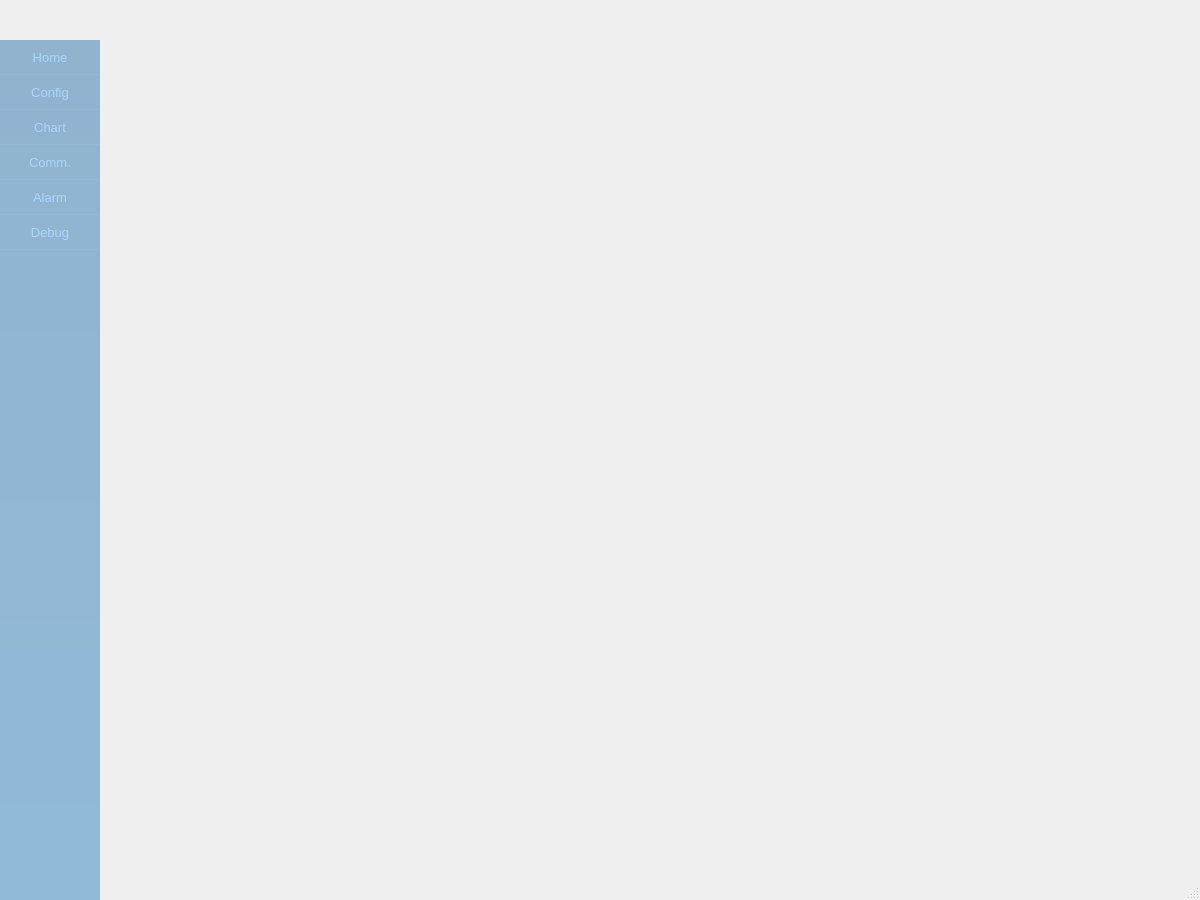
<?xml version="1.0" encoding="UTF-8"?>
<ui version="4.0">
 <class>UIDemo6</class>
 <widget class="QDialog" name="UIDemo6">
  <property name="geometry">
   <rect>
    <x>0</x>
    <y>0</y>
    <width>1200</width>
    <height>900</height>
   </rect>
  </property>
  <property name="minimumSize">
   <size>
    <width>0</width>
    <height>0</height>
   </size>
  </property>
  <property name="windowTitle">
   <string>Dialog</string>
  </property>
  <property name="sizeGripEnabled">
   <bool>true</bool>
  </property>
  <layout class="QVBoxLayout" name="verticalLayout">
   <property name="spacing">
    <number>0</number>
   </property>
   <property name="leftMargin">
    <number>0</number>
   </property>
   <property name="topMargin">
    <number>0</number>
   </property>
   <property name="rightMargin">
    <number>0</number>
   </property>
   <property name="bottomMargin">
    <number>0</number>
   </property>
   <item>
    <widget class="QWidget" name="widgetTitle" native="true">
     <property name="sizePolicy">
      <sizepolicy hsizetype="Preferred" vsizetype="Fixed">
       <horstretch>0</horstretch>
       <verstretch>0</verstretch>
      </sizepolicy>
     </property>
     <property name="minimumSize">
      <size>
       <width>0</width>
       <height>40</height>
      </size>
     </property>
     <property name="styleSheet">
      <string notr="true">QWidget#widgetTitle{
background:qlineargradient(spread:pad,x1:0,y1:0,x2:1,y2:0,stop:1 #0973AB,stop:0 #FFFFFF);
}
QWidget#widgetTitle&gt;QLabel{
color:#ABD6FF;
}
QLabel#labTitle{
font:14px;
}
QLabel#labInfo{
font:12px;
}
QFrame#line{
color:#ABD6FF;
}
QToolButton::menu-indicator{
image:None;
}</string>
     </property>
     <layout class="QHBoxLayout" name="horizontalLayout_2">
      <property name="spacing">
       <number>9</number>
      </property>
      <property name="leftMargin">
       <number>6</number>
      </property>
      <property name="topMargin">
       <number>0</number>
      </property>
      <property name="rightMargin">
       <number>0</number>
      </property>
      <property name="bottomMargin">
       <number>0</number>
      </property>
      <item>
       <widget class="QLabel" name="labIco">
        <property name="sizePolicy">
         <sizepolicy hsizetype="Minimum" vsizetype="Preferred">
          <horstretch>0</horstretch>
          <verstretch>0</verstretch>
         </sizepolicy>
        </property>
        <property name="minimumSize">
         <size>
          <width>0</width>
          <height>0</height>
         </size>
        </property>
        <property name="styleSheet">
         <string notr="true"/>
        </property>
        <property name="text">
         <string/>
        </property>
        <property name="pixmap">
         <pixmap resource="../resource/main.qrc">:/image/logo.jpg</pixmap>
        </property>
        <property name="scaledContents">
         <bool>false</bool>
        </property>
        <property name="alignment">
         <set>Qt::AlignCenter</set>
        </property>
       </widget>
      </item>
      <item>
       <widget class="QLabel" name="labTitle">
        <property name="sizePolicy">
         <sizepolicy hsizetype="Expanding" vsizetype="Preferred">
          <horstretch>0</horstretch>
          <verstretch>0</verstretch>
         </sizepolicy>
        </property>
        <property name="styleSheet">
         <string notr="true">color:black;</string>
        </property>
        <property name="text">
         <string/>
        </property>
        <property name="alignment">
         <set>Qt::AlignLeading|Qt::AlignLeft|Qt::AlignVCenter</set>
        </property>
       </widget>
      </item>
      <item>
       <widget class="RunningLoggerWidget" name="runningLoggerWidget" native="true">
        <property name="minimumSize">
         <size>
          <width>500</width>
          <height>0</height>
         </size>
        </property>
        <property name="maximumSize">
         <size>
          <width>500</width>
          <height>16777215</height>
         </size>
        </property>
       </widget>
      </item>
      <item>
       <spacer name="horizontalSpacer">
        <property name="orientation">
         <enum>Qt::Horizontal</enum>
        </property>
        <property name="sizeType">
         <enum>QSizePolicy::Fixed</enum>
        </property>
        <property name="sizeHint" stdset="0">
         <size>
          <width>20</width>
          <height>20</height>
         </size>
        </property>
       </spacer>
      </item>
      <item>
       <widget class="UserAccountLabel" name="useraccountLab"/>
      </item>
      <item>
       <widget class="QWidget" name="widgetMenu" native="true">
        <property name="sizePolicy">
         <sizepolicy hsizetype="Minimum" vsizetype="Preferred">
          <horstretch>0</horstretch>
          <verstretch>0</verstretch>
         </sizepolicy>
        </property>
        <property name="styleSheet">
         <string notr="true">QToolButton,QPushButton{
border:0px solid #FF0000;
}
QToolButton:hover,QPushButton:hover,QToolButton:pressed,QPushButton:pressed{
background:#067DB8;
}</string>
        </property>
        <layout class="QHBoxLayout" name="horizontalLayout">
         <property name="spacing">
          <number>0</number>
         </property>
         <property name="leftMargin">
          <number>0</number>
         </property>
         <property name="topMargin">
          <number>0</number>
         </property>
         <property name="rightMargin">
          <number>0</number>
         </property>
         <property name="bottomMargin">
          <number>0</number>
         </property>
         <item>
          <widget class="QToolButton" name="btnMenu">
           <property name="sizePolicy">
            <sizepolicy hsizetype="Fixed" vsizetype="Expanding">
             <horstretch>0</horstretch>
             <verstretch>0</verstretch>
            </sizepolicy>
           </property>
           <property name="minimumSize">
            <size>
             <width>35</width>
             <height>0</height>
            </size>
           </property>
           <property name="maximumSize">
            <size>
             <width>35</width>
             <height>16777215</height>
            </size>
           </property>
           <property name="focusPolicy">
            <enum>Qt::NoFocus</enum>
           </property>
           <property name="styleSheet">
            <string notr="true"/>
           </property>
           <property name="text">
            <string/>
           </property>
           <property name="icon">
            <iconset resource="../resource/main.qrc">
             <normaloff>:/image/titlemenu.png</normaloff>:/image/titlemenu.png</iconset>
           </property>
           <property name="autoRepeat">
            <bool>false</bool>
           </property>
           <property name="popupMode">
            <enum>QToolButton::InstantPopup</enum>
           </property>
          </widget>
         </item>
         <item>
          <widget class="QPushButton" name="btnMenu_Min">
           <property name="sizePolicy">
            <sizepolicy hsizetype="Minimum" vsizetype="Expanding">
             <horstretch>0</horstretch>
             <verstretch>0</verstretch>
            </sizepolicy>
           </property>
           <property name="minimumSize">
            <size>
             <width>35</width>
             <height>0</height>
            </size>
           </property>
           <property name="maximumSize">
            <size>
             <width>35</width>
             <height>16777215</height>
            </size>
           </property>
           <property name="cursor">
            <cursorShape>ArrowCursor</cursorShape>
           </property>
           <property name="focusPolicy">
            <enum>Qt::NoFocus</enum>
           </property>
           <property name="toolTip">
            <string>最小化</string>
           </property>
           <property name="text">
            <string/>
           </property>
           <property name="icon">
            <iconset resource="../resource/main.qrc">
             <normaloff>:/image/titlemini.png</normaloff>:/image/titlemini.png</iconset>
           </property>
           <property name="flat">
            <bool>true</bool>
           </property>
          </widget>
         </item>
         <item>
          <widget class="QPushButton" name="btnMenu_Max">
           <property name="sizePolicy">
            <sizepolicy hsizetype="Fixed" vsizetype="Expanding">
             <horstretch>0</horstretch>
             <verstretch>0</verstretch>
            </sizepolicy>
           </property>
           <property name="minimumSize">
            <size>
             <width>35</width>
             <height>0</height>
            </size>
           </property>
           <property name="maximumSize">
            <size>
             <width>35</width>
             <height>16777215</height>
            </size>
           </property>
           <property name="cursor">
            <cursorShape>ArrowCursor</cursorShape>
           </property>
           <property name="focusPolicy">
            <enum>Qt::NoFocus</enum>
           </property>
           <property name="toolTip">
            <string>最大化</string>
           </property>
           <property name="text">
            <string/>
           </property>
           <property name="icon">
            <iconset resource="../resource/main.qrc">
             <normaloff>:/image/titlemax.png</normaloff>:/image/titlemax.png</iconset>
           </property>
           <property name="flat">
            <bool>true</bool>
           </property>
          </widget>
         </item>
         <item>
          <widget class="QPushButton" name="btnMenu_Close">
           <property name="sizePolicy">
            <sizepolicy hsizetype="Fixed" vsizetype="Expanding">
             <horstretch>0</horstretch>
             <verstretch>0</verstretch>
            </sizepolicy>
           </property>
           <property name="minimumSize">
            <size>
             <width>35</width>
             <height>0</height>
            </size>
           </property>
           <property name="maximumSize">
            <size>
             <width>35</width>
             <height>16777215</height>
            </size>
           </property>
           <property name="cursor">
            <cursorShape>ArrowCursor</cursorShape>
           </property>
           <property name="focusPolicy">
            <enum>Qt::NoFocus</enum>
           </property>
           <property name="toolTip">
            <string>关闭</string>
           </property>
           <property name="text">
            <string/>
           </property>
           <property name="icon">
            <iconset resource="../resource/main.qrc">
             <normaloff>:/image/titleclose.png</normaloff>:/image/titleclose.png</iconset>
           </property>
           <property name="flat">
            <bool>true</bool>
           </property>
          </widget>
         </item>
        </layout>
       </widget>
      </item>
     </layout>
    </widget>
   </item>
   <item>
    <widget class="QWidget" name="widgetMain" native="true">
     <property name="styleSheet">
      <string notr="true">QWidget#widgetMain{
border-image: url(:/image/bj.png);
}</string>
     </property>
     <layout class="QHBoxLayout" name="horizontalLayout_3">
      <property name="spacing">
       <number>0</number>
      </property>
      <property name="leftMargin">
       <number>0</number>
      </property>
      <property name="topMargin">
       <number>0</number>
      </property>
      <property name="rightMargin">
       <number>0</number>
      </property>
      <property name="bottomMargin">
       <number>0</number>
      </property>
      <item>
       <widget class="QWidget" name="widgetLeft" native="true">
        <property name="minimumSize">
         <size>
          <width>100</width>
          <height>0</height>
         </size>
        </property>
        <property name="maximumSize">
         <size>
          <width>100</width>
          <height>16777215</height>
         </size>
        </property>
        <property name="styleSheet">
         <string notr="true">QWidget#widgetLeft{
background:qlineargradient(spread:pad,x1:0,y1:0,x2:0,y2:1,stop:0 rgba(1,86,155,100),stop:1 rgba(1,104,183,100));
}
QToolButton{
font:13px;
color:#ABD6FF;
border-style:solid;
border-width:0px 0px 1px 0px;
border-color:rgba(171,214,255,30);
padding:8px;
}
QToolButton:hover,QToolButton:presse{
background:#067DB8;
}
QToolButton:checked{
color:#FFFFFF;
border-style:solid;
border-width:0px 4px 0px 0px;
border-color:#00B7DE;
padding:8px 4px 8px 8px;
background:qlineargradient(spread:pad,x1:0,y1:0,x2:0,y2:1,stop:0 #00326B,stop:1 #00346D);
}
</string>
        </property>
        <layout class="QVBoxLayout" name="verticalLayout_2">
         <property name="spacing">
          <number>0</number>
         </property>
         <property name="leftMargin">
          <number>0</number>
         </property>
         <property name="topMargin">
          <number>0</number>
         </property>
         <property name="rightMargin">
          <number>0</number>
         </property>
         <property name="bottomMargin">
          <number>0</number>
         </property>
         <item>
          <widget class="QToolButton" name="btnHome">
           <property name="sizePolicy">
            <sizepolicy hsizetype="Expanding" vsizetype="Fixed">
             <horstretch>0</horstretch>
             <verstretch>0</verstretch>
            </sizepolicy>
           </property>
           <property name="text">
            <string>Home</string>
           </property>
           <property name="icon">
            <iconset resource="../resource/main.qrc">
             <normaloff>:/image/homepage.png</normaloff>:/image/homepage.png</iconset>
           </property>
           <property name="iconSize">
            <size>
             <width>50</width>
             <height>50</height>
            </size>
           </property>
           <property name="toolButtonStyle">
            <enum>Qt::ToolButtonTextUnderIcon</enum>
           </property>
          </widget>
         </item>
         <item>
          <widget class="QToolButton" name="btnSetting">
           <property name="sizePolicy">
            <sizepolicy hsizetype="Expanding" vsizetype="Fixed">
             <horstretch>0</horstretch>
             <verstretch>0</verstretch>
            </sizepolicy>
           </property>
           <property name="text">
            <string>Config</string>
           </property>
           <property name="icon">
            <iconset resource="../resource/main.qrc">
             <normaloff>:/image/configpage.png</normaloff>:/image/configpage.png</iconset>
           </property>
           <property name="iconSize">
            <size>
             <width>50</width>
             <height>50</height>
            </size>
           </property>
           <property name="toolButtonStyle">
            <enum>Qt::ToolButtonTextUnderIcon</enum>
           </property>
          </widget>
         </item>
         <item>
          <widget class="QToolButton" name="btnChart">
           <property name="sizePolicy">
            <sizepolicy hsizetype="Expanding" vsizetype="Fixed">
             <horstretch>0</horstretch>
             <verstretch>0</verstretch>
            </sizepolicy>
           </property>
           <property name="text">
            <string>Chart</string>
           </property>
           <property name="icon">
            <iconset resource="../resource/main.qrc">
             <normaloff>:/image/chartpage.png</normaloff>:/image/chartpage.png</iconset>
           </property>
           <property name="iconSize">
            <size>
             <width>50</width>
             <height>50</height>
            </size>
           </property>
           <property name="toolButtonStyle">
            <enum>Qt::ToolButtonTextUnderIcon</enum>
           </property>
          </widget>
         </item>
         <item>
          <widget class="QToolButton" name="btnCommunicate">
           <property name="sizePolicy">
            <sizepolicy hsizetype="Expanding" vsizetype="Fixed">
             <horstretch>0</horstretch>
             <verstretch>0</verstretch>
            </sizepolicy>
           </property>
           <property name="text">
            <string> Comm. </string>
           </property>
           <property name="icon">
            <iconset resource="../resource/main.qrc">
             <normaloff>:/image/communicatepage.png</normaloff>:/image/communicatepage.png</iconset>
           </property>
           <property name="iconSize">
            <size>
             <width>50</width>
             <height>50</height>
            </size>
           </property>
           <property name="toolButtonStyle">
            <enum>Qt::ToolButtonTextUnderIcon</enum>
           </property>
          </widget>
         </item>
         <item>
          <widget class="QToolButton" name="btnAlarm">
           <property name="sizePolicy">
            <sizepolicy hsizetype="Expanding" vsizetype="Fixed">
             <horstretch>0</horstretch>
             <verstretch>0</verstretch>
            </sizepolicy>
           </property>
           <property name="text">
            <string>Alarm</string>
           </property>
           <property name="icon">
            <iconset resource="../resource/main.qrc">
             <normaloff>:/image/alarmpage.png</normaloff>:/image/alarmpage.png</iconset>
           </property>
           <property name="iconSize">
            <size>
             <width>50</width>
             <height>50</height>
            </size>
           </property>
           <property name="toolButtonStyle">
            <enum>Qt::ToolButtonTextUnderIcon</enum>
           </property>
          </widget>
         </item>
         <item>
          <widget class="QToolButton" name="btnDebug">
           <property name="sizePolicy">
            <sizepolicy hsizetype="Expanding" vsizetype="Fixed">
             <horstretch>0</horstretch>
             <verstretch>0</verstretch>
            </sizepolicy>
           </property>
           <property name="text">
            <string>Debug</string>
           </property>
           <property name="icon">
            <iconset resource="../resource/main.qrc">
             <normaloff>:/image/debugpage.png</normaloff>:/image/debugpage.png</iconset>
           </property>
           <property name="iconSize">
            <size>
             <width>50</width>
             <height>50</height>
            </size>
           </property>
           <property name="toolButtonStyle">
            <enum>Qt::ToolButtonTextUnderIcon</enum>
           </property>
          </widget>
         </item>
         <item>
          <spacer name="verticalSpacer">
           <property name="orientation">
            <enum>Qt::Vertical</enum>
           </property>
           <property name="sizeHint" stdset="0">
            <size>
             <width>20</width>
             <height>53</height>
            </size>
           </property>
          </spacer>
         </item>
        </layout>
       </widget>
      </item>
      <item>
       <widget class="QWidget" name="widgetRight" native="true">
        <layout class="QVBoxLayout" name="verticalLayout_3">
         <property name="spacing">
          <number>0</number>
         </property>
         <property name="leftMargin">
          <number>0</number>
         </property>
         <property name="topMargin">
          <number>0</number>
         </property>
         <property name="rightMargin">
          <number>0</number>
         </property>
         <property name="bottomMargin">
          <number>0</number>
         </property>
         <item>
          <widget class="QStackedWidget" name="stackedWidget">
           <property name="styleSheet">
            <string notr="true"/>
           </property>
           <property name="currentIndex">
            <number>4</number>
           </property>
           <widget class="HomePage" name="homepage">
            <property name="styleSheet">
             <string notr="true"/>
            </property>
           </widget>
           <widget class="ConfigPage" name="configpage">
            <property name="styleSheet">
             <string notr="true"/>
            </property>
           </widget>
           <widget class="ChartPage" name="chartpage"/>
           <widget class="CommunicatePage" name="communicatepage"/>
           <widget class="AlarmPage" name="alarmpage"/>
           <widget class="DebugPage" name="debugpage"/>
          </widget>
         </item>
        </layout>
       </widget>
      </item>
     </layout>
    </widget>
   </item>
  </layout>
 </widget>
 <customwidgets>
  <customwidget>
   <class>AlarmPage</class>
   <extends>QWidget</extends>
   <header>alarmpage.h</header>
   <container>1</container>
  </customwidget>
  <customwidget>
   <class>ChartPage</class>
   <extends>QWidget</extends>
   <header>chartpage.h</header>
   <container>1</container>
  </customwidget>
  <customwidget>
   <class>ConfigPage</class>
   <extends>QWidget</extends>
   <header>configpage.h</header>
   <container>1</container>
  </customwidget>
  <customwidget>
   <class>DebugPage</class>
   <extends>QWidget</extends>
   <header>debugpage.h</header>
   <container>1</container>
  </customwidget>
  <customwidget>
   <class>HomePage</class>
   <extends>QWidget</extends>
   <header>homepage.h</header>
   <container>1</container>
  </customwidget>
  <customwidget>
   <class>CommunicatePage</class>
   <extends>QWidget</extends>
   <header>communicatepage.h</header>
   <container>1</container>
  </customwidget>
  <customwidget>
   <class>RunningLoggerWidget</class>
   <extends>QWidget</extends>
   <header>runningloggerwidget.h</header>
   <container>1</container>
  </customwidget>
  <customwidget>
   <class>UserAccountLabel</class>
   <extends>QLabel</extends>
   <header>useraccountlabel.h</header>
  </customwidget>
 </customwidgets>
 <resources>
  <include location="../resource/main.qrc"/>
 </resources>
 <connections/>
</ui>
